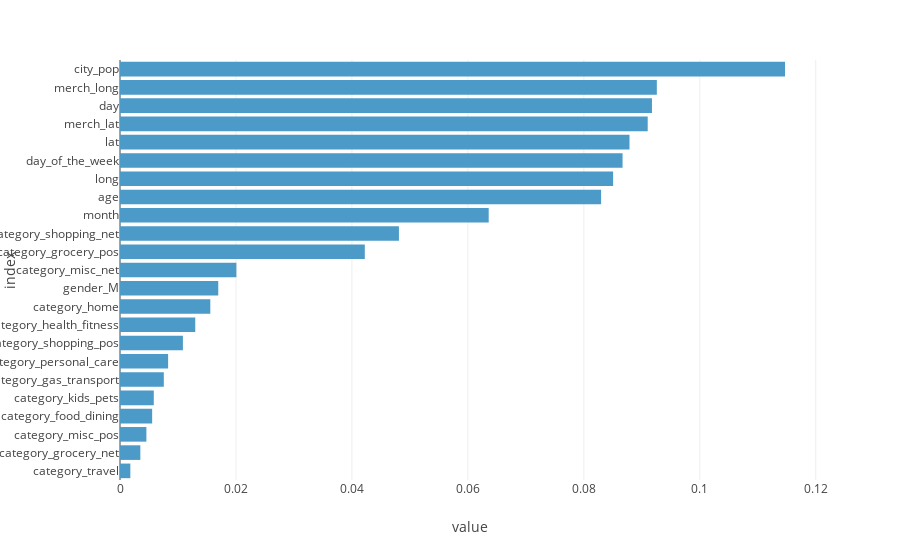

Source (notebook cell):
### Markdown cell above
Il y a overfitting => on doit enlever des colonnes qui n'influent pas trop sur le résultat

### Code cell
column_names = []
for (
    name,
    step,
    features_list,
) in preprocessor.transformers_:  # loop over steps of ColumnTransformer
    if name == "num":  # if pipeline is for numeric variables
        features = (
            features_list  # just get the names of columns to which it has been applied
        )
    else:  # if pipeline is for categorical variables
        features = (
            step.get_feature_names_out()
        )  # get output columns names from OneHotEncoder
    column_names.extend(features)  # concatenate features names

# Create a pandas DataFrame
feature_importance = pd.DataFrame(
    index=column_names,
    data=gridsearch.best_estimator_.feature_importances_,
    columns=["feature_importances"],
)
feature_importance = feature_importance.sort_values(by="feature_importances")

# Plot coefficients
fig = px.bar(feature_importance, orientation="h")
fig.update_layout(
    showlegend=False, margin={"l": 120}  # to avoid cropping of column names
)
fig.show()

### Figure 1 — Plotly figure (JSON) as saved in the notebook; plotly's stock layout.template omitted (floating-point values rounded to 4 significant figures)
{"data": [{"alignmentgroup": "True", "hovertemplate": "variable=feature_importances<br>value=%{x}<br>index=%{y}<extra></extra>", "legendgroup": "feature_importances", "marker": {"color": "#4B9AC7", "pattern": {"shape": ""}}, "name": "feature_importances", "offsetgroup": "feature_importances", "orientation": "h", "showlegend": true, "textposition": "auto", "type": "bar", "x": [0.001781, 0.003506, 0.004551, 0.005545, 0.005827, 0.007556, 0.008297, 0.01085, 0.01298, 0.01557, 0.01694, 0.02007, 0.04222, 0.04811, 0.06359, 0.08297, 0.08505, 0.08668, 0.08787, 0.09101, 0.09175, 0.09259, 0.1147], "xaxis": "x", "y": ["category_travel", "category_grocery_net", "category_misc_pos", "category_food_dining", "category_kids_pets", "category_gas_transport", "category_personal_care", "category_shopping_pos", "category_health_fitness", "category_home", "gender_M", "category_misc_net", "category_grocery_pos", "category_shopping_net", "month", "age", "long", "day_of_the_week", "lat", "merch_lat", "day", "merch_long", "city_pop"], "yaxis": "y"}], "layout": {"barmode": "relative", "legend": {"title": {"text": "variable"}, "tracegroupgap": 0}, "margin": {"l": 120, "t": 60}, "showlegend": false, "xaxis": {"anchor": "y", "domain": [0, 1], "title": {"text": "value"}}, "yaxis": {"anchor": "x", "domain": [0, 1], "title": {"text": "index"}}}}
